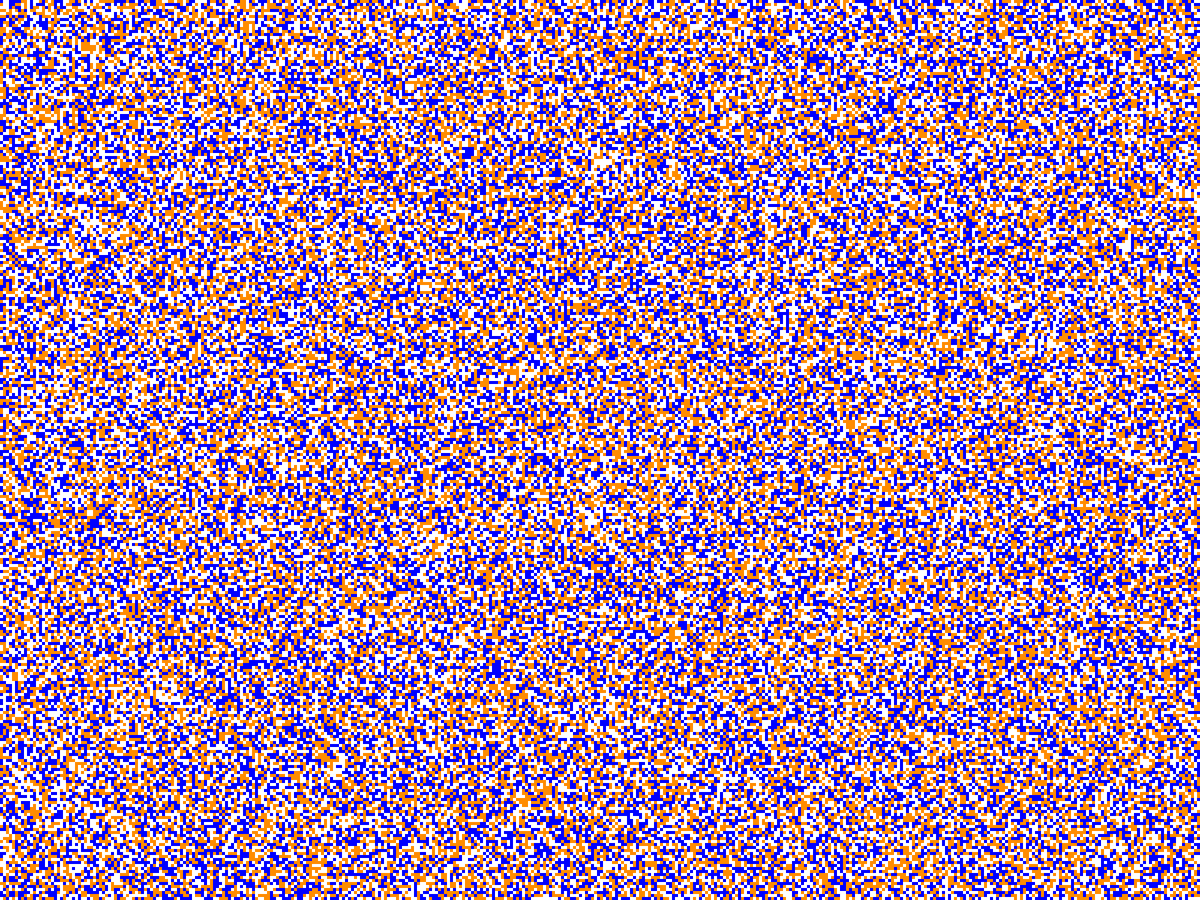
Frame 1 (no input)
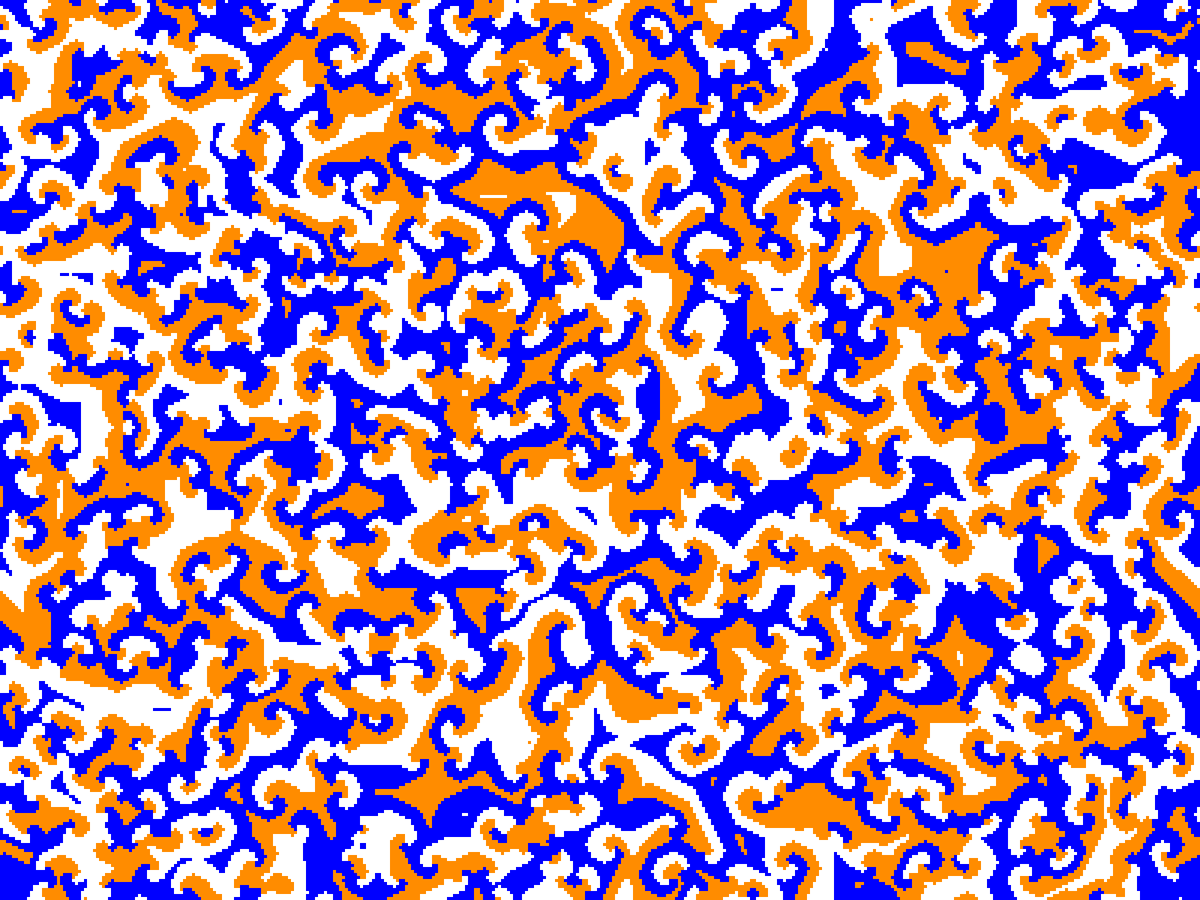
Frame 60 (the mouse pressed at the canvas centre just before this capture)
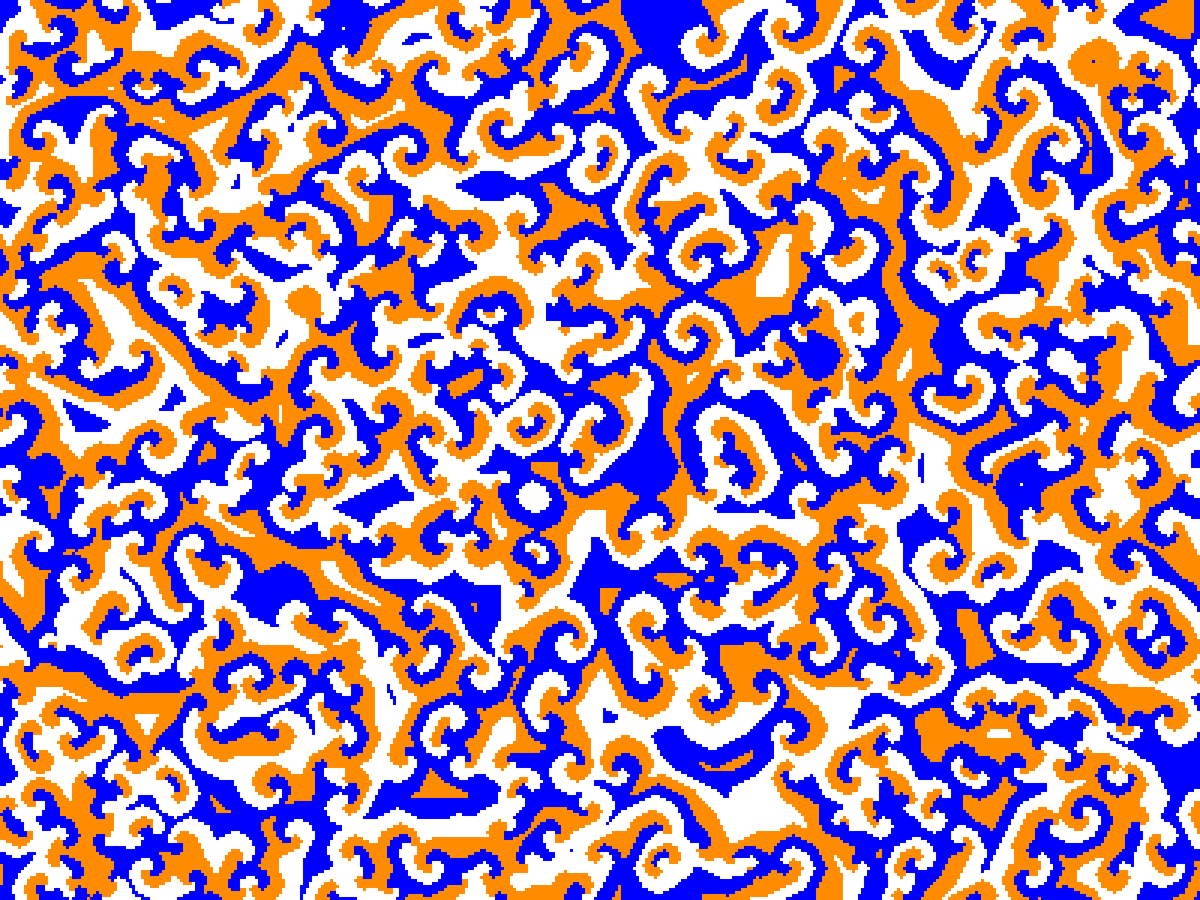
Frame 120 (the mouse held since frame 60 and released just before this capture)

The Processing sketch that drew these frames (run headless with seeded random() and noise(); from frame 60 on, the mouse is pressed at the canvas centre):

// Processing sketch: Ro_pa_si
// ── Ro_pa_si.pde
color [][] tab;
color [][] oldtab;

color rock = color(255, 140, 0);
color paper = color(0, 0, 255);
color scissor = color(255);

int lato = 4;

void setup(){
  
  fullScreen();
  noStroke();
  
  tab = new int [width / lato][height / lato];
  oldtab = new int [width / lato][height / lato];
  
  for(int x = 0; x < width / lato; x++){
    for(int y = 0; y < height / lato; y++){
      
      int r = int(random(3));
      
      switch(r){
        
        case 0:
        tab[x][y] = rock;
        break;
        
        case 1:
        tab[x][y] = paper;
        break;
        
        case 2: 
        tab[x][y] = scissor;
        break;
     
      }
      
      fill(tab[x][y]);
      
      rect(x * lato, y * lato, lato, lato);
      
      oldtab[x][y] = tab[x][y];
    }
  } 
  
}


void draw(){
  
  for(int x = 0; x < width / lato; x++){
    for(int y = 0; y < height / lato; y++){
      
      fill(tab[x][y]);
      rect(x * lato, y * lato, lato, lato);
      
      oldtab[x][y] = tab[x][y];
   
    }
  }
  
  update();
  
}

void update(){
  
  for(int x = 0; x < width / lato; x++){
    for(int y = 0; y < height / lato; y++){
   
       if(oldtab[x][y] == rock){
         
         fight(x, y, paper);
         
       }else if(oldtab[x][y] == paper){
         
         fight(x, y, scissor);
         
       }else if(oldtab[x][y] == scissor){
         
         fight(x, y, rock);
         
       }
    }
  }
  
}

void fight(int x, int y, color enemy){
  
  int counter1 = 0;
  
  for(int lr = x - 1; lr <= x + 1; lr++){
    for(int ud = y - 1; ud <= y + 1; ud++){
     
      if(lr != x || ud != y){
        
        if((lr >= 0 && lr < width / lato) && (ud >= 0 && ud < height / lato)){
          
          if(oldtab[lr][ud] == enemy){
            counter1++;
          }
                   
          //tab[lr][ud] = scissor;
        }else{
          
          int outx = lr;
          int outy = ud;
          
          if(outx < 0){
            outx = (width / lato) - 1;
          } else if(outx >= width / lato){
            outx = 0;
          }
       
          if(outy < 0){
            outy = (height / lato) - 1;
          }else if(outy >= height / lato){
            outy = 0;
          }
      
         if(oldtab[outx][outy] == enemy){
           counter1++;
         }
   
       
        }
        
      }
      
    }
  }
  
  if(counter1 >= 3){
    
    tab[x][y] = enemy;
    
  }else{
    
    tab[x][y] = oldtab[x][y];
 
  }
}
